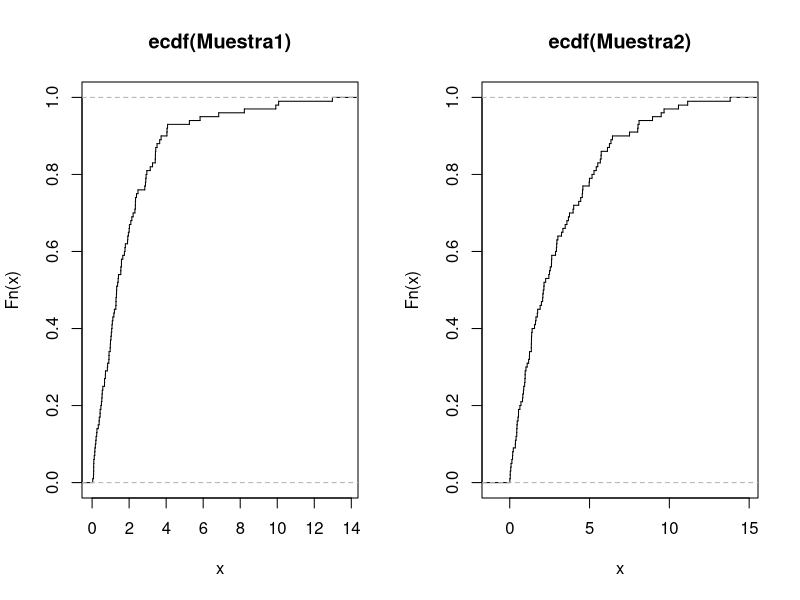

Write the R code that produced this figure.
# Cargo los datos

datos=read.table("grupo11.txt")
Muestra1=datos[,1];Muestra2=datos[,2]

# Test de KS para ver si tienen misma distribucion #
# Ho es que las muestras tienen igual distribucion y H1 que no #

ks.test(Muestra1,Muestra2)

# El p-valor da 0.01581 por lo tanto se rechaza Ho # 

# Comparaciones de funciones de distribucion empiricas graficamente #

par(mfrow=c(1,2))
plot(ecdf(Muestra1), do.points=FALSE, verticals=TRUE, xlim=range(Muestra1,Muestra2))
plot(ecdf(Muestra2), do.points=FALSE, verticals=TRUE)

# Observando las graficas se nota que no son identicas #
# La primera tiene saltos mas grandes en los primeros datos #